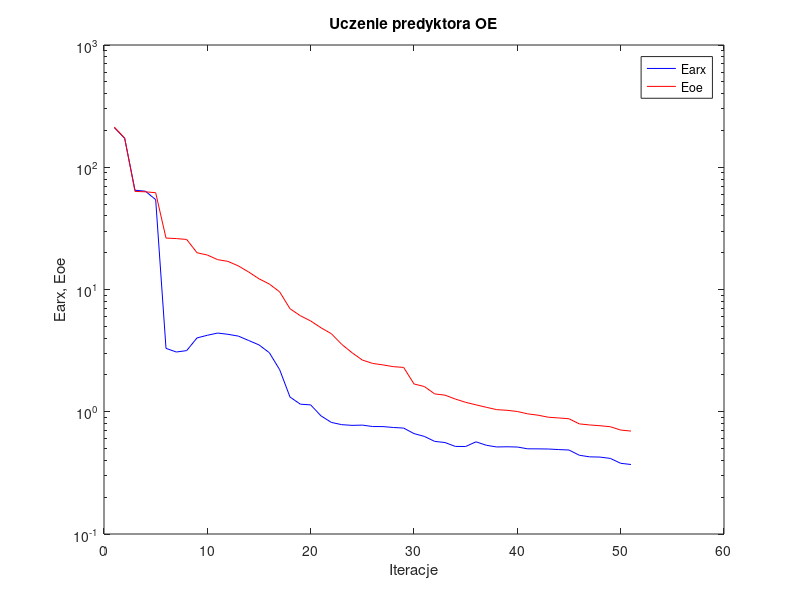
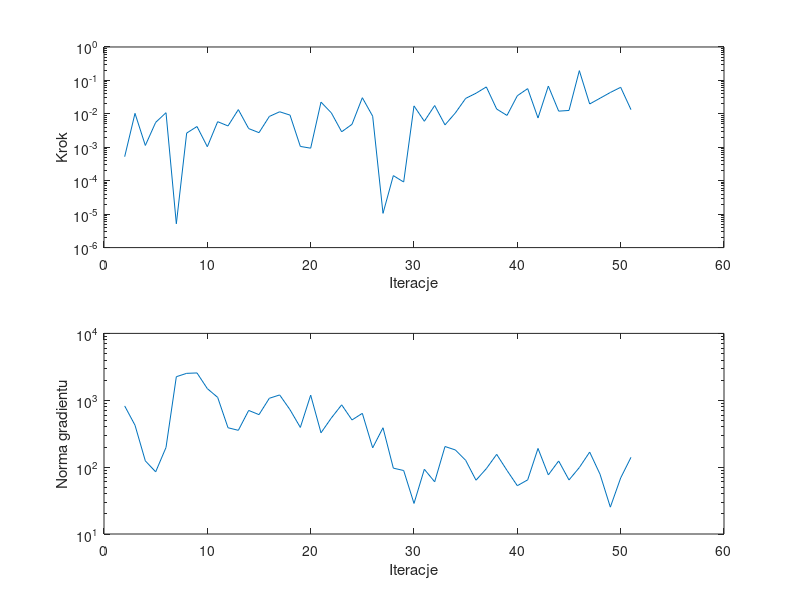

The MATLAB source for these figures, in order:
%uczenie predyktora oe
clear all;
n=0; farx(n+1)=2.109688e+002; foe(n+1)=2.127730e+002; wspucz(n+1)=0.000000e+000; ng(n+1)=0.000000e+000;
%odnowa zmiennej metryki
n=1; farx(n+1)=1.721478e+002; foe(n+1)=1.734011e+002; krok(n+1)=5.230348e-004; ng(n+1)=8.231736e+002;
n=2; farx(n+1)=6.487111e+001; foe(n+1)=6.345779e+001; krok(n+1)=1.034502e-002; ng(n+1)=4.235843e+002;
n=3; farx(n+1)=6.370939e+001; foe(n+1)=6.296901e+001; krok(n+1)=1.134788e-003; ng(n+1)=1.240067e+002;
n=4; farx(n+1)=5.437529e+001; foe(n+1)=6.190831e+001; krok(n+1)=5.557598e-003; ng(n+1)=8.502916e+001;
n=5; farx(n+1)=3.300828e+000; foe(n+1)=2.634947e+001; krok(n+1)=1.082825e-002; ng(n+1)=1.966884e+002;
n=6; farx(n+1)=3.081151e+000; foe(n+1)=2.609693e+001; krok(n+1)=5.159175e-006; ng(n+1)=2.250451e+003;
n=7; farx(n+1)=3.163563e+000; foe(n+1)=2.567364e+001; krok(n+1)=2.660052e-003; ng(n+1)=2.526474e+003;
n=8; farx(n+1)=4.017479e+000; foe(n+1)=1.998572e+001; krok(n+1)=4.181404e-003; ng(n+1)=2.561890e+003;
n=9; farx(n+1)=4.222592e+000; foe(n+1)=1.914174e+001; krok(n+1)=1.040497e-003; ng(n+1)=1.492629e+003;
n=10; farx(n+1)=4.403257e+000; foe(n+1)=1.754636e+001; krok(n+1)=5.829556e-003; ng(n+1)=1.104319e+003;
n=11; farx(n+1)=4.299821e+000; foe(n+1)=1.697606e+001; krok(n+1)=4.352613e-003; ng(n+1)=3.881533e+002;
n=12; farx(n+1)=4.157690e+000; foe(n+1)=1.559789e+001; krok(n+1)=1.339882e-002; ng(n+1)=3.551741e+002;
n=13; farx(n+1)=3.827291e+000; foe(n+1)=1.390375e+001; krok(n+1)=3.625910e-003; ng(n+1)=7.046351e+002;
n=14; farx(n+1)=3.522221e+000; foe(n+1)=1.223965e+001; krok(n+1)=2.739044e-003; ng(n+1)=6.096854e+002;
n=15; farx(n+1)=3.041329e+000; foe(n+1)=1.108823e+001; krok(n+1)=8.365102e-003; ng(n+1)=1.070809e+003;
n=16; farx(n+1)=2.207205e+000; foe(n+1)=9.565104e+000; krok(n+1)=1.154146e-002; ng(n+1)=1.200892e+003;
n=17; farx(n+1)=1.319698e+000; foe(n+1)=6.961868e+000; krok(n+1)=9.175071e-003; ng(n+1)=7.222945e+002;
n=18; farx(n+1)=1.153263e+000; foe(n+1)=6.103608e+000; krok(n+1)=1.060828e-003; ng(n+1)=3.923164e+002;
n=19; farx(n+1)=1.138098e+000; foe(n+1)=5.528231e+000; krok(n+1)=9.407062e-004; ng(n+1)=1.193474e+003;
n=20; farx(n+1)=9.255585e-001; foe(n+1)=4.863316e+000; krok(n+1)=2.243330e-002; ng(n+1)=3.261457e+002;
n=21; farx(n+1)=8.180565e-001; foe(n+1)=4.351328e+000; krok(n+1)=1.071180e-002; ng(n+1)=5.430628e+002;
n=22; farx(n+1)=7.842738e-001; foe(n+1)=3.562794e+000; krok(n+1)=2.909519e-003; ng(n+1)=8.544841e+002;
n=23; farx(n+1)=7.738674e-001; foe(n+1)=3.042136e+000; krok(n+1)=4.862884e-003; ng(n+1)=5.077068e+002;
n=24; farx(n+1)=7.776163e-001; foe(n+1)=2.647802e+000; krok(n+1)=3.040838e-002; ng(n+1)=6.374199e+002;
n=25; farx(n+1)=7.569640e-001; foe(n+1)=2.484850e+000; krok(n+1)=8.516524e-003; ng(n+1)=1.944916e+002;
%odnowa zmiennej metryki
n=26; farx(n+1)=7.560759e-001; foe(n+1)=2.416584e+000; krok(n+1)=1.057446e-005; ng(n+1)=3.880136e+002;
n=27; farx(n+1)=7.436564e-001; foe(n+1)=2.338441e+000; krok(n+1)=1.422016e-004; ng(n+1)=9.654236e+001;
n=28; farx(n+1)=7.351690e-001; foe(n+1)=2.304578e+000; krok(n+1)=9.144347e-005; ng(n+1)=8.902143e+001;
n=29; farx(n+1)=6.626001e-001; foe(n+1)=1.687413e+000; krok(n+1)=1.729594e-002; ng(n+1)=2.865031e+001;
n=30; farx(n+1)=6.286156e-001; foe(n+1)=1.608505e+000; krok(n+1)=5.999763e-003; ng(n+1)=9.286705e+001;
n=31; farx(n+1)=5.722899e-001; foe(n+1)=1.400025e+000; krok(n+1)=1.775074e-002; ng(n+1)=6.032508e+001;
n=32; farx(n+1)=5.599429e-001; foe(n+1)=1.366810e+000; krok(n+1)=4.678366e-003; ng(n+1)=2.034111e+002;
n=33; farx(n+1)=5.204091e-001; foe(n+1)=1.270375e+000; krok(n+1)=1.063635e-002; ng(n+1)=1.807810e+002;
n=34; farx(n+1)=5.198169e-001; foe(n+1)=1.194236e+000; krok(n+1)=2.900728e-002; ng(n+1)=1.264508e+002;
n=35; farx(n+1)=5.676174e-001; foe(n+1)=1.139006e+000; krok(n+1)=4.134280e-002; ng(n+1)=6.372068e+001;
n=36; farx(n+1)=5.319967e-001; foe(n+1)=1.087473e+000; krok(n+1)=6.385486e-002; ng(n+1)=9.490040e+001;
n=37; farx(n+1)=5.152377e-001; foe(n+1)=1.040697e+000; krok(n+1)=1.392711e-002; ng(n+1)=1.552581e+002;
n=38; farx(n+1)=5.170484e-001; foe(n+1)=1.027747e+000; krok(n+1)=8.966852e-003; ng(n+1)=8.926770e+001;
n=39; farx(n+1)=5.146527e-001; foe(n+1)=1.005068e+000; krok(n+1)=3.482091e-002; ng(n+1)=5.275990e+001;
n=40; farx(n+1)=4.975996e-001; foe(n+1)=9.612596e-001; krok(n+1)=5.680644e-002; ng(n+1)=6.449401e+001;
n=41; farx(n+1)=4.970587e-001; foe(n+1)=9.374606e-001; krok(n+1)=7.525650e-003; ng(n+1)=1.903489e+002;
n=42; farx(n+1)=4.957064e-001; foe(n+1)=9.019710e-001; krok(n+1)=6.776944e-002; ng(n+1)=7.655794e+001;
n=43; farx(n+1)=4.905575e-001; foe(n+1)=8.898056e-001; krok(n+1)=1.205272e-002; ng(n+1)=1.236809e+002;
n=44; farx(n+1)=4.864262e-001; foe(n+1)=8.762904e-001; krok(n+1)=1.263902e-002; ng(n+1)=6.428135e+001;
n=45; farx(n+1)=4.406473e-001; foe(n+1)=7.955130e-001; krok(n+1)=1.962005e-001; ng(n+1)=9.862175e+001;
n=46; farx(n+1)=4.277562e-001; foe(n+1)=7.800310e-001; krok(n+1)=1.974372e-002; ng(n+1)=1.679931e+002;
n=47; farx(n+1)=4.257847e-001; foe(n+1)=7.686488e-001; krok(n+1)=2.928765e-002; ng(n+1)=7.843524e+001;
n=48; farx(n+1)=4.152513e-001; foe(n+1)=7.543222e-001; krok(n+1)=4.356626e-002; ng(n+1)=2.522017e+001;
n=49; farx(n+1)=3.787491e-001; foe(n+1)=7.084939e-001; krok(n+1)=6.222203e-002; ng(n+1)=6.889527e+001;
n=50; farx(n+1)=3.703066e-001; foe(n+1)=6.949268e-001; krok(n+1)=1.333847e-002; ng(n+1)=1.403247e+002;

figure; semilogy(farx,'b'); hold on; semilogy(foe,'r'); xlabel('Iteracje'); ylabel('Earx, Eoe'); legend('Earx','Eoe'); title('Uczenie predyktora OE');
figure; subplot(2,1,1); semilogy(krok); xlabel('Iteracje'); ylabel('Krok');
subplot(2,1,2); semilogy(ng); xlabel('Iteracje'); ylabel('Norma gradientu');
Earx=farx(n+1)
Eoe=foe(n+1)
